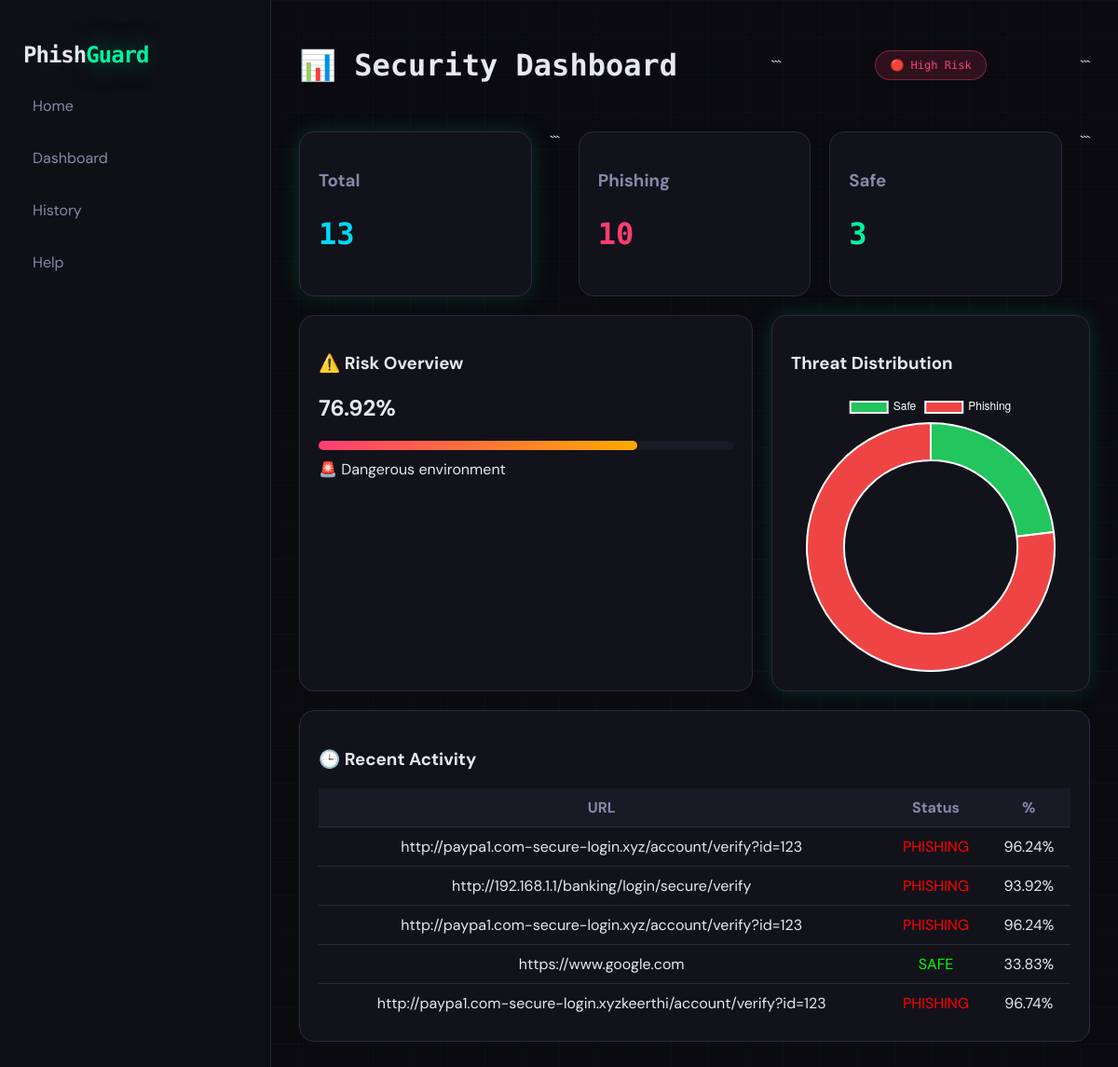
Page /dashboard on the earlier database version.
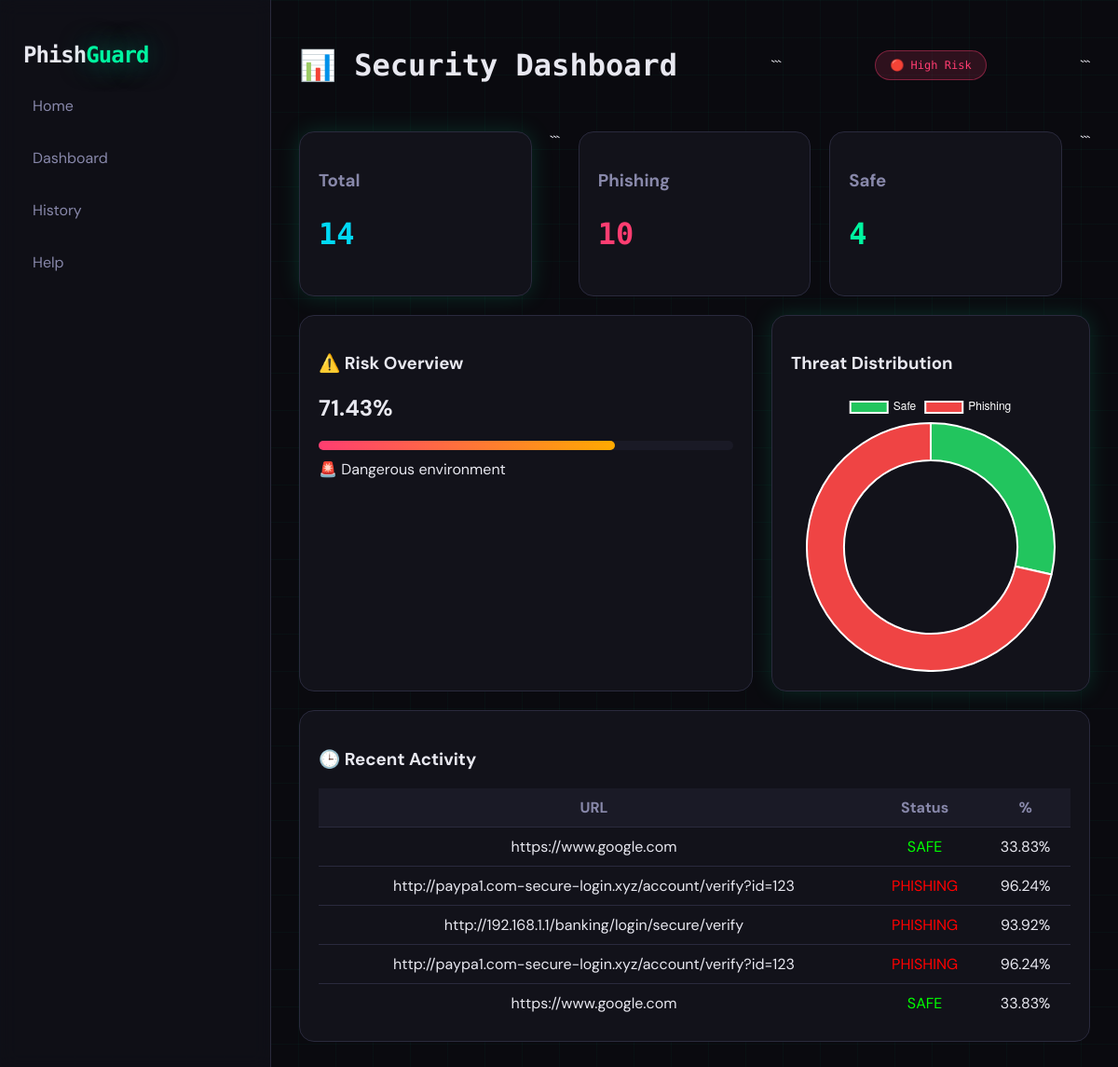
Same page on the later database version.
### tables this page shows
CREATE TABLE scans (
            id INTEGER PRIMARY KEY AUTOINCREMENT,
            url TEXT,
            prediction TEXT,
            phishing_prob REAL,
            date TIMESTAMP DEFAULT CURRENT_TIMESTAMP
        );

### app.py (the view)
@app.route('/dashboard')
def dashboard():
    conn = sqlite3.connect("history.db")
    c = conn.cursor()
    c.execute("SELECT COUNT(*) FROM scans")
    total = c.fetchone()[0]
    c.execute("SELECT COUNT(*) FROM scans WHERE prediction='PHISHING'")
    phishing = c.fetchone()[0]
    safe = total - phishing
    c.execute("""
        SELECT url, prediction, phishing_prob, date
        FROM scans
        ORDER BY id DESC
        LIMIT 5
    """)
    recent = c.fetchall()
    risk_percent = round((phishing / total) * 100, 2) if total > 0 else 0
    conn.close()
    return render_template(
        'dashboard.html',
        total=total,
        phishing=phishing,
        safe=safe,
        recent=recent,
        risk_percent=risk_percent
    )

### templates/dashboard.html (shortened to what this page needs)
<!DOCTYPE html>
<html lang="en">
<head>
</head>
<body>
<div class="sidebar">
    <h2 class="logo">
    <span class="phish">Phish</span><span class="guard">Guard</span>
    </h2>
    <a href="/">Home</a>
    <a href="/dashboard">Dashboard</a>
    <a href="/history">History</a>
    <a href="/help">Help</a>
</div>
<div class="main">
<div class="header">
    <h1>📊 Security Dashboard</h1>
```
{% if risk_percent > 70 %}
    <div class="status" style="background:red;">🔴 High Risk</div>
{% elif risk_percent > 40 %}
    <div class="status" style="background:orange;">🟠 Medium</div>
{% else %}
    <div class="status" style="background:green;">🟢 Safe</div>
{% endif %}
```
</div>
<div class="cards">
    <div class="card glow">
        <h3>Total</h3>
        <h2 class="total">{{ total }}</h2>
    </div>
```
<div class="card">
    <h3>Phishing</h3>
    <h2 class="phishing">{{ phishing }}</h2>
</div>
<div class="card">
    <h3>Safe</h3>
    <h2 class="safe">{{ safe }}</h2>
</div>
```
</div>
<div class="grid">
<div class="box">
<h3>⚠️ Risk Overview</h3>
<h2>{{ risk_percent }}%</h2>
<div class="progress">
    <div class="progress-bar" style="width:{{ risk_percent }}%"></div>
</div>
<p style="margin-top:10px;">
{% if risk_percent > 70 %}
🚨 Dangerous environment
{% elif risk_percent > 40 %}
⚠️ Be careful
{% else %}
✅ Safe usage
{% endif %}
</p>
</div>
<div class="box glow">
<h3>Threat Distribution</h3>
<canvas id="chart"></canvas>
</div>
</div>
<div class="box" style="margin-top:20px;">
<h3>🕒 Recent Activity</h3>
<table>
<tr>
<th>URL</th>
<th>Status</th>
<th>%</th>
</tr>
{% for row in recent %}
<tr>
<td>{{ row[0] }}</td>
<td style="color:{% if row[1]=='PHISHING' %}red{% else %}lime{% endif %}">
{{ row[1] }}
</td>
<td>{{ row[2] }}%</td>
</tr>
{% endfor %}
</table>
</div>
</div>
<script>
new Chart(document.getElementById('chart'), {
type:'doughnut',
data:{
labels:['Safe','Phishing'],
datasets:[{
data:[{{ safe }},{{ phishing }}],
backgroundColor:['#22c55e','#ef4444']
}]
},
options:{
cutout:'70%',
plugins:{
legend:{labels:{color:'white'}}
}
}
});
</script>
</body>
</html>

Differences in the rows shown:
no longer on this page (row unchanged): scans: url "http://paypa1.com-secure-login.xyzkeerthi/account/verify?id=123", prediction "PHISHING", phishing_prob "96.74"
added scans: url "https://www.google.com", prediction "SAFE", phishing_prob "33.83"
Other differences:
{{ total }}: "13" → "14"
{{ safe }}: "3" → "4"
{{ risk_percent }}: "76.92" → "71.43"
{{ risk_percent }}: 76.92 → 71.43 (drawn)
chart data {{ safe }}: 3 → 4
